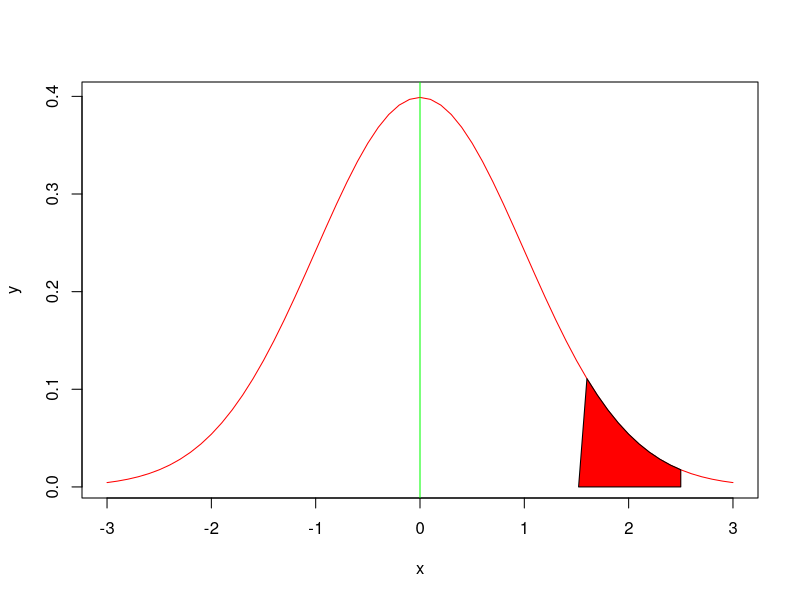

Reproduce this figure in R.
# Generate the sequence for x from -3 to 3
x <- seq(from = -3, to = 3, by = 0.1)

# Calculate the corresponding y values using the normal density function
y <- dnorm(x, mean = 0, sd = 1)

# Plot the entire curve from -3 to 3
plot(x, y, type = "l", col = "red")

# Subset the x and y values for the range -1.52 to 1.96
x_subset <- x[x >= -1.52 & x <= 1.96]
y_subset <- y[x >= -1.52 & x <= 1.96]

# Shade the area under the curve from -1.52 to 1.96 using the subset of y
#polygon(c(-1.52, x_subset, 1.96),
#        c(0, y_subset, 0),
#        col = "red")



x_subset <- x[x >= 1.52 & x <= 2.5]
y_subset <- y[x >= 1.52 & x <= 2.5]

# Shade the area under the curve from -1.52 to 1.96 using the subset of y
polygon(c(1.52, x_subset, 2.5),
        c(0, y_subset, 0),
        col = "red")

abline(v=0,col="green")


ab <- pnorm(1.96,0,1,lower.tail = TRUE) - pnorm(-1.52,0,1,lower.tail = TRUE)
print(ab)
#checking pnorm values
#use R to calculate the probabilities for standard normal variables. 
#checked with standard normal table values
pnorm(0,0,1) #mean =0 sd=1
pnorm(0.24,0,1)
pnorm(2)

# use R to find a z value for a given probability
# for a standard normal variable Z, find the z value that satisfy P(Z<=z)=0.6808
qnorm(0.6808,0,1) #mean = 0 , sd =1 
qnorm(0.97725,0,1)
